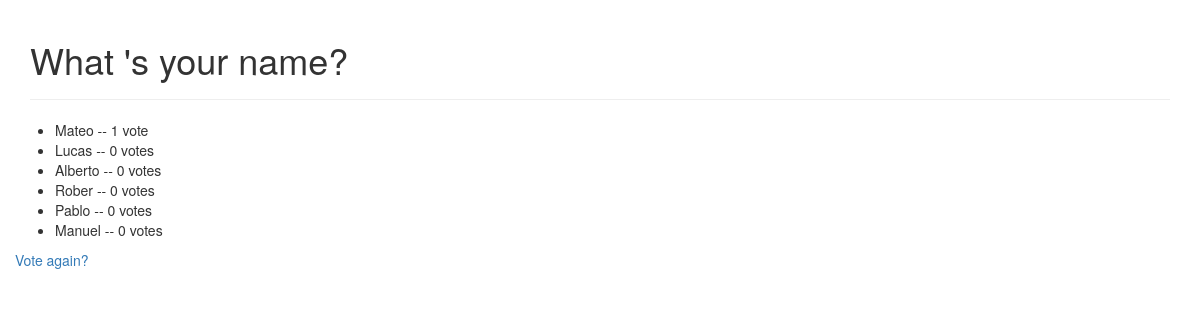
The app's page /polls/1/results/, older data.
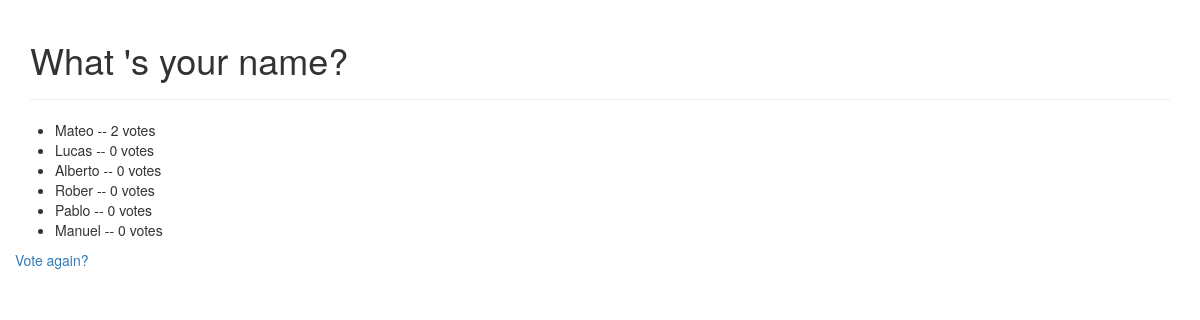
The same page, newer data.
### polls/models.py (models this page shows, shortened)
class Choice(models.Model):
    question = models.ForeignKey(Question, on_delete=models.CASCADE)
    choice_text= models.CharField(max_length=200)
    votes = models.IntegerField(default=0)

### polls/views.py (the view)
# urls.py: url(r'^(?P<pk>[0-9]+)/results/$', views.ResultsView.as_view(), name='results'),
class ResultsView(generic.DetailView):
    model = Question
    template_name = 'polls/results.html'

### polls/templates/polls/results.html (shortened to what this page needs)
<!DOCTYPE html>
<html>
<head lang="en">
    <link rel="stylesheet" href="https://maxcdn.bootstrapcdn.com/bootstrap/3.3.1/css/bootstrap.min.css">
</head>
<body>
<div class="container">
    <div class="page-header">
        <h1>{{ question.question_text }}</h1>
    </div>
    <div class="row">
        <ul>
            {% for choice in question.choice_set.all %}
                <li>{{ choice.choice_text }} -- {{ choice.votes }} vote{{ choice.votes|pluralize }}</li>
            {% endfor %}
        </ul>
        <a href="{% url 'polls:detail' question.id %}">Vote again?</a>
    </div>
</div>
</body>
</html>

Row changes from the older to the newer data that the page shows:
changed Choice "Mateo": votes "1" → "2"
